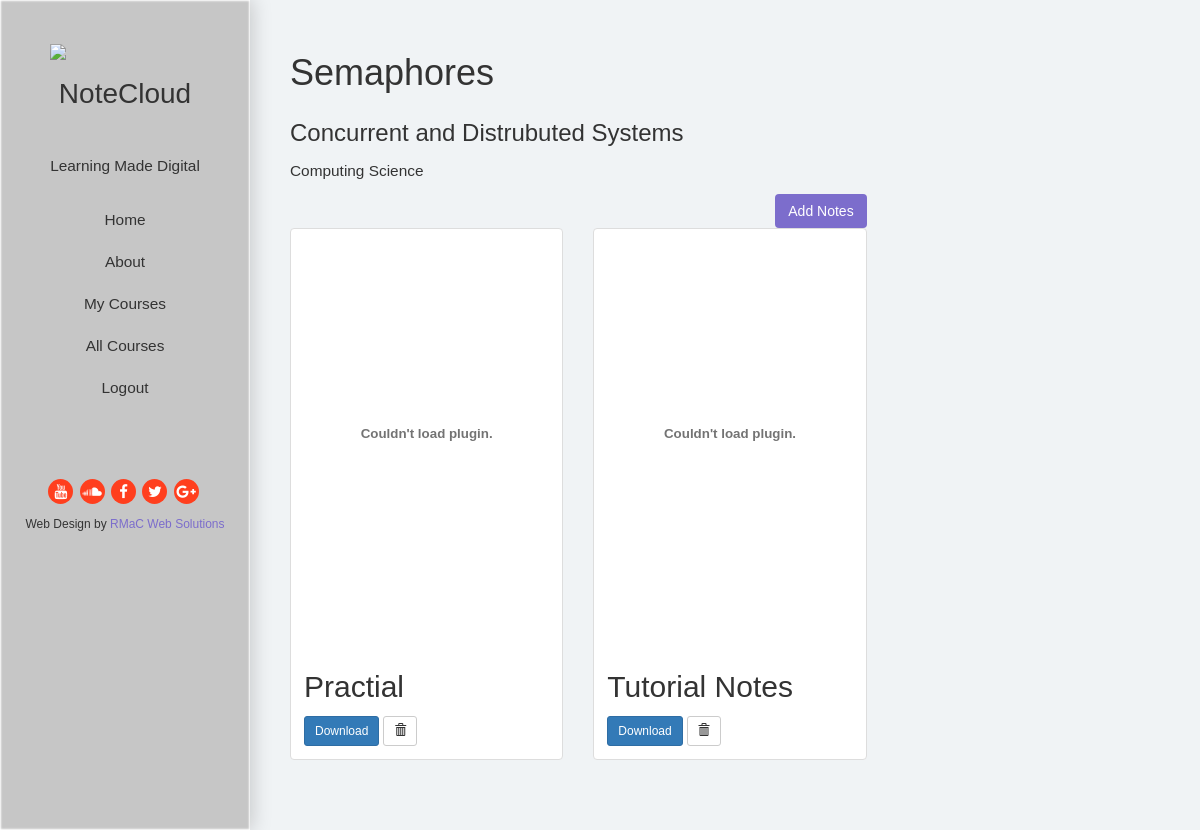
Page /courses/1/1/ (signed in) on the committed database.
### courses/models.py (models this page shows, shortened)
class Lesson(models.Model):
    course = models.ForeignKey(Course, on_delete=models.CASCADE)
    lesson_title = models.CharField(max_length=200)
    lesson_description = models.CharField(max_length=500, default='')

class Course(models.Model):
    user = models.ForeignKey(User)
    courseName = models.CharField(max_length=200)
    field = models.CharField(max_length=100)
    course_logo = models.FileField()
    shortDesc = models.CharField(max_length=100, default='')
    courseDesc = models.CharField(max_length=500)
    favorites = GenericRelation(Favorite)

class Document(models.Model):
    lesson = models.ForeignKey(Lesson, on_delete=models.CASCADE)
    document_title = models.CharField(max_length=200)
    document_upload = models.FileField(default='')

### courses/views.py (the view)
# urls.py: url(r'^(?P<course_id>[0-9]+)/(?P<lesson_id>[0-9]+)/$', views.lesson_detail, name='lesson_detail'),
def lesson_detail(request, course_id, lesson_id):
    if not request.user.is_authenticated():
        return render(request, 'accounts/login.html')
    else:
        user = request.user
        course = get_object_or_404(Course, pk=course_id)
        lesson = get_object_or_404(Lesson, pk=lesson_id)
        return render(request, 'courses/lesson.html', {'course': course, 'user': user, 'lesson': lesson})

### courses/templates/courses/lesson.html (shortened to what this page needs)
{% extends 'homepage/header.html' %}
{% block content %}
<div class="row intro">
    <div class="col-md-8">
        <h1>{{lesson.lesson_title}}</h1>
        <h3>{{course.courseName}}</h3>
        <p>{{ course.field }}</p>
        <a class="float-lg-right btn addBtn" href="{% url 'courses:create_document' course.id lesson.id %}">Add Notes</a>
    </div>
</div>
<div class="row">
    <ul class="nostyle">
        {% for document in lesson.document_set.all %}
        <div class="col-sm-4">
            <div class="thumbnail overflowhid">
                <embed src="{{document.document_upload.url}}" />
                <div class="caption">
                    <h2>{{document.document_title}}</h2>
                    <a href="{{document.document_upload.url}}" download class="btn btn-primary btn-sm" role="button">Download</a>
                    <form action="{% url 'courses:delete_document' course.id lesson.id document.id %}" method="post" style="display: inline;">
                        <button type="submit" class="btn btn-default btn-sm">
                            <span class="glyphicon glyphicon-trash"></span>
                        </button>
                    </form>
                </div>
            </div>
        </div>
        {% endfor %}
    </ul>
</div>
{% endblock %}

### homepage/static/css/custom.css (style rules this page uses)
body { font-family:'Poppins',sans-serif; background:#f0f3f5; font-size:14px; }
p { font-size:1.1em; font-weight:300; line-height:1.7em; }
a { color:#7c6dcc; }
a,a:hover,a:focus { text-decoration:none; transition:all 0.3s; }
.h1,.h2,.h3,.h4,.h5,.h6,h1,h2,h3,h4,h5,h6 { line-height:1.3; }
.addBtn { background: #7c6dcc; color: #fff; }
.overflowhid { overflow: hidden; }
.nostyle { margin: 0; padding: 0; max-width: 100%; width: 100%; }
embed { height: auto; width: 100%; min-height: 50vh; }

### rows in the picture
Lesson: lesson_title "Semaphores"
Course: courseName "Concurrent and Distrubuted Systems", field "Computing Science"
Document: document_title "Practial"
Document: document_title "Tutorial Notes"
